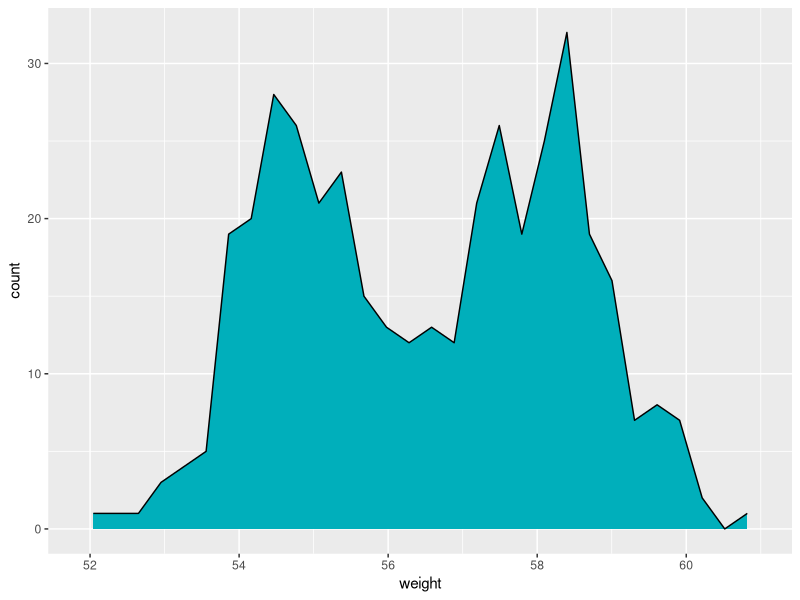
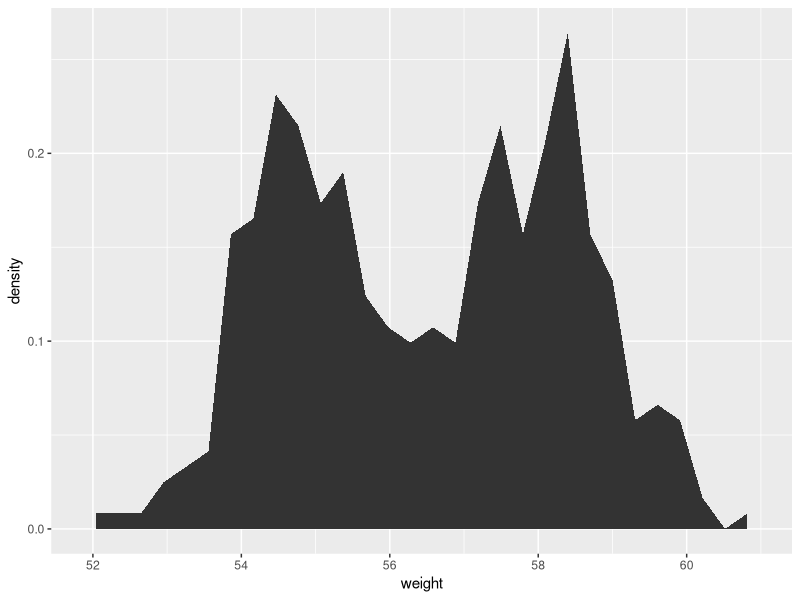
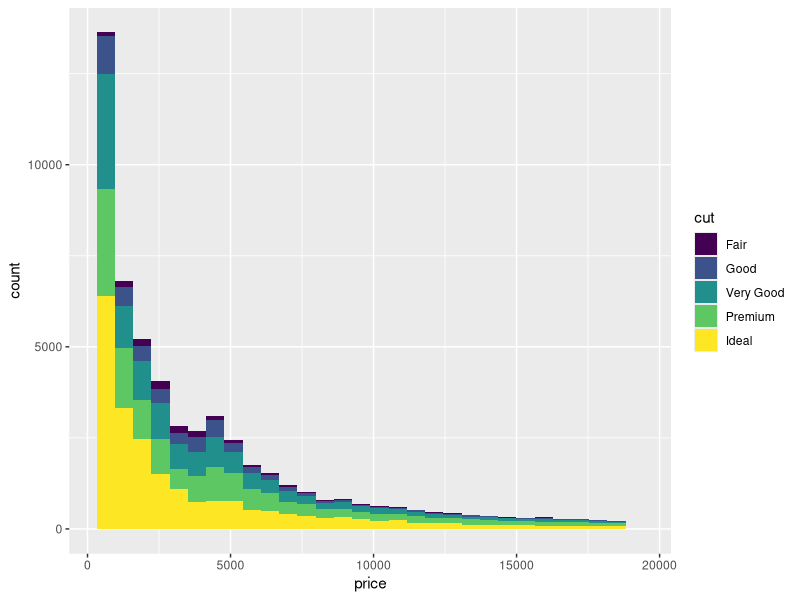
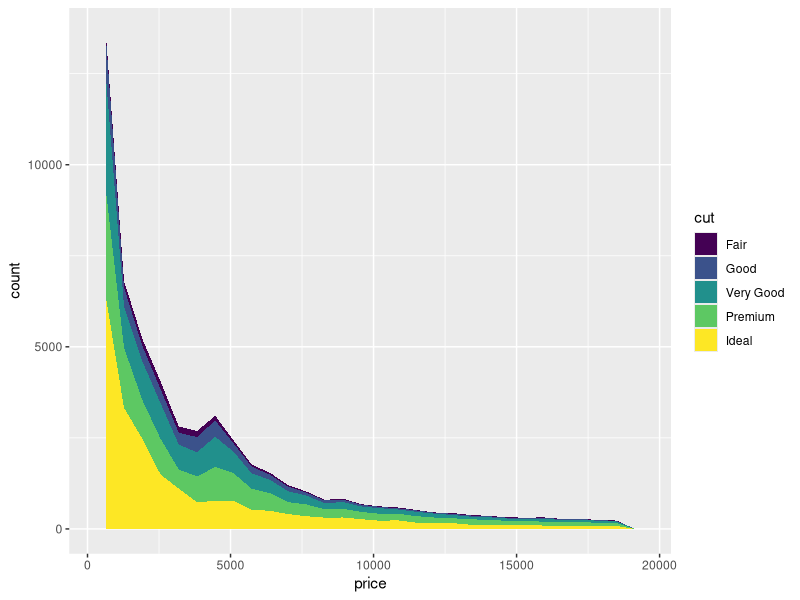
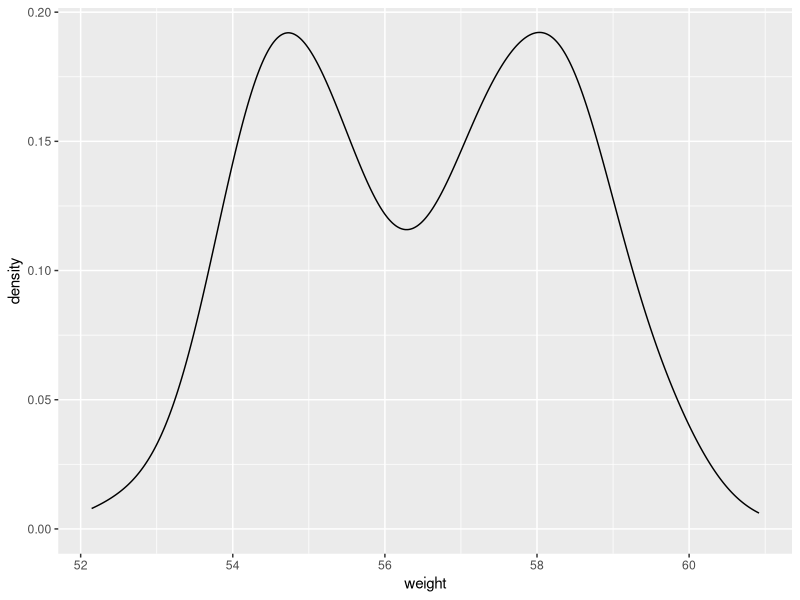
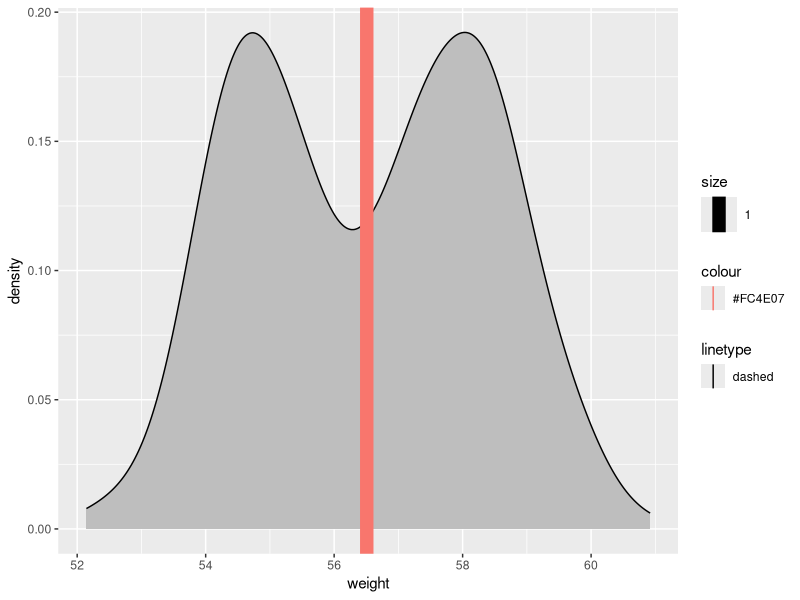
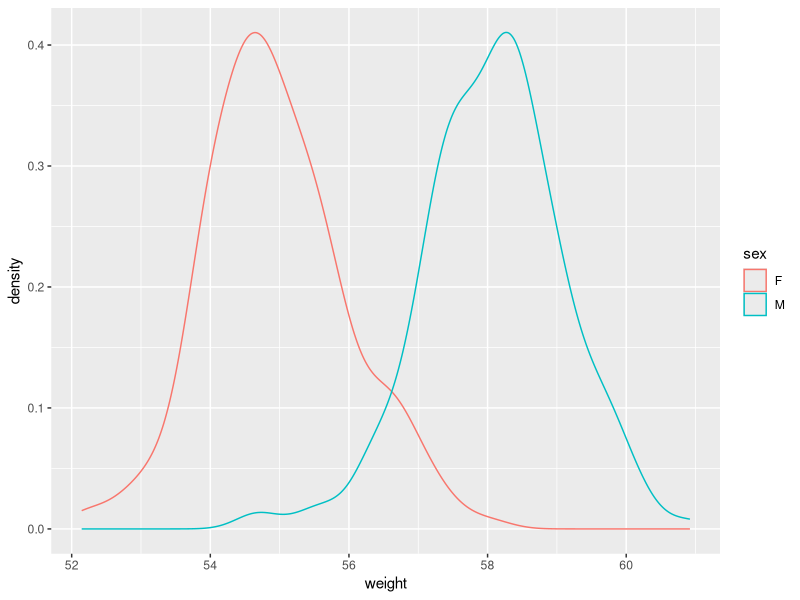
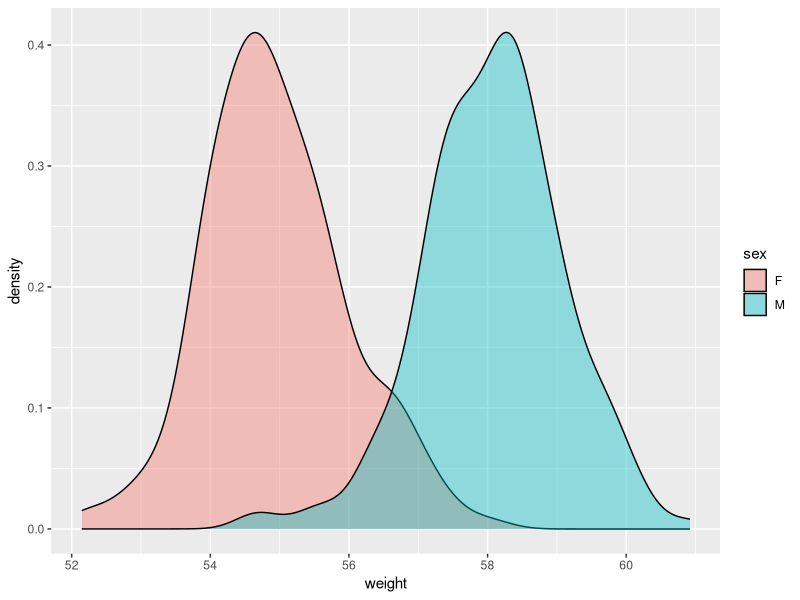

Write R code to recreate these figures, in order. (Note: this script raises an error after producing the figures.)
# Generate some data (wdata) containing weight by sex (M/F)
set.seed(1234)
wdata <- data.frame( sex = factor(rep(c("F", "M"), each = 200)),
                     weight = c(rnorm(200, 55), rnorm(200, 58))
                     )
head(wdata)

# Calculate the weight mean value by sex
library(dplyr)
mu <- wdata %>% 
      group_by(sex) %>% 
      summarise(grp.mean = mean(weight))
head(mu)

# Creat a plot
library(ggplot2)
g <- ggplot(wdata, aes(x = weight))
g + geom_area(stat = "bin", color = "black", fill = "#00AFBB")

g + geom_area(aes(y = ..density..), stat = "bin")

#Load diamonds data from ggplot2
data(diamonds)
p <- ggplot(diamonds, aes(x = price, fill = cut))
# Bar plot
p + geom_bar(stat = "bin")
# Area_plot
p + geom_area(stat = "bin")

# Basic density plot
g + geom_density()
# Change line and fill color, add mean ref line
g + geom_density(color = "black", fill = "gray") +
    geom_vline(aes(xintercept = mean(weight), color = "#FC4E07", 
                   linetype = "dashed", size = 1))

# Change line colors by sex
g + geom_density(aes(color = sex))
# Change fill color by sex and use semi-transparent
g + geom_density(aes(fill = sex), alpha = 0.4)
# Add mean line and color by sex
g + geom_density(aes(color = sex), alpha = 0.4) +
    geom_vline(data = mu, aes(xintercept = grp.mean, color = sex), linetype = "dashed")

# Change color by group
g2 <- g + geom_density(aes(color = sex)) + 
          geom_vline(data = mu, aes(xintercept = grp.mean, color = sex), linetype = "dashed") + 
          theme_minimal()
g2 + scale_color_manual(values = c("#999999", "#E69F00"))
# Use brewer pallete
g2 + scale_color_brewer(palette = "Paired")
# Use gray scale
g2 + scale_color_grey()

# Change manually fill color
g3 <- g + geom_density(aes(fill = sex), alpha = 0.4) + theme_minimal()
g3 + scale_fill_manual(values = c("#999999", "#E69F00"))
g3 + scale_fill_brewer(palette = "Dark2") + theme_minimal()
g3 + scale_fill_grey()

#############################################################
#       HISTOGRAM
#############################################################
# Basic plot
g + geom_histogram()
# Change number of bins
g + geom_histogram(bins = 50)
# Change line color, fill color, mean line
g + geom_histogram(color = "black", fill = "gray") +
    geom_vline(aes(xintercept = mean(weight), color = "#FC4E07"), linetype = "dashed", size = 1)
# Density
g + geom_histogram(aes(y = ..density..))
# Change line color by sex
g + geom_histogram(aes(color = sex), fill = "white", alpha = 0.6, position = "identity")
# Position adjustment: "dodge" (Interleaved)
g + geom_histogram(aes(color = sex), fill = "white", position = "dodge") +
    geom_vline(data = mu, aes(xintercept = grp.mean, color = sex), linetype = "dashed")
# Manually change color
g + geom_histogram(aes(color = sex), fill = sex, alpha = 0.4, position = "identity") +
    scale_color_manual(values = c("#00AFBB", "#E7B800"))
g + geom_histogram(aes(color = sex), fill = "white", alpha = 0.4, position = "identity") +
    scale_fill_manual(values = c("#00AFBB", "#E7B800")) +
    scale_color_manual(values = c("#00AFBB", "#E7B800"))
  
#############################################################
#       HISTOGRAM + DENSITY PLOT
#############################################################
# Histogram with density plot
g + geom_histogram(aes(y = ..density..), colour = "black", fill = "White") +
    geom_density(alpha = 0.2, fill = "#FF6666")

# Color by groups
g + geom_histogram(aes(y = ..density.., colour = sex, fill = sex), alpha = 0.5, posision = "identity") +
    geom_density(aes(color = sex), size = 1)

#############################################################
#       FREQUENCY POLYGON
#############################################################
# Basic plot
g + geom_freqpoly(bins = 30) +
    theme_minimal()

# Change color and linetype by sex
g + geom_freqpoly(aes(color = sex, linetype = sex)) +
    scale_color_manual(values = c("#999999", "#E69F00")) +
    theme_minimal()

#############################################################
#       DOT PLOTS FOR ONE VARIABLE
#############################################################
g + geom_dotplot(aes(fill = sex))

#############################################################
#       ECDF PLOTS (empirical cumulative density function)
#############################################################
g + stat_ecdf(geom = "point")
g + stat_ecdf(gemp = "step")

#############################################################
#       QQ PLOTS
#############################################################
data("mtcars")
# Convert cyl to factor
mtcars$cyl <- as.factor(mtcars$cyl)
head(mtcars[, c("mpg", "cyl")])

p <- ggplot(mtcars, aes(sample = mpg))
# Basic plot
p + stat_qq()

# Change point shapes by groups
# Use custom color palette
p + stat_qq(aes(shape = cyl, color = cyl)) +
  scale_color_manual(values = c("#00AFBB", "#E7B800", "#FC4E07"))

#############################################################
#       BAR PLOTS OF COUNTS
#############################################################
data(mpg)
ggplot(mpg, aes(fl)) +
  geom_bar(fill = "steelblue") + theme_minimal()
